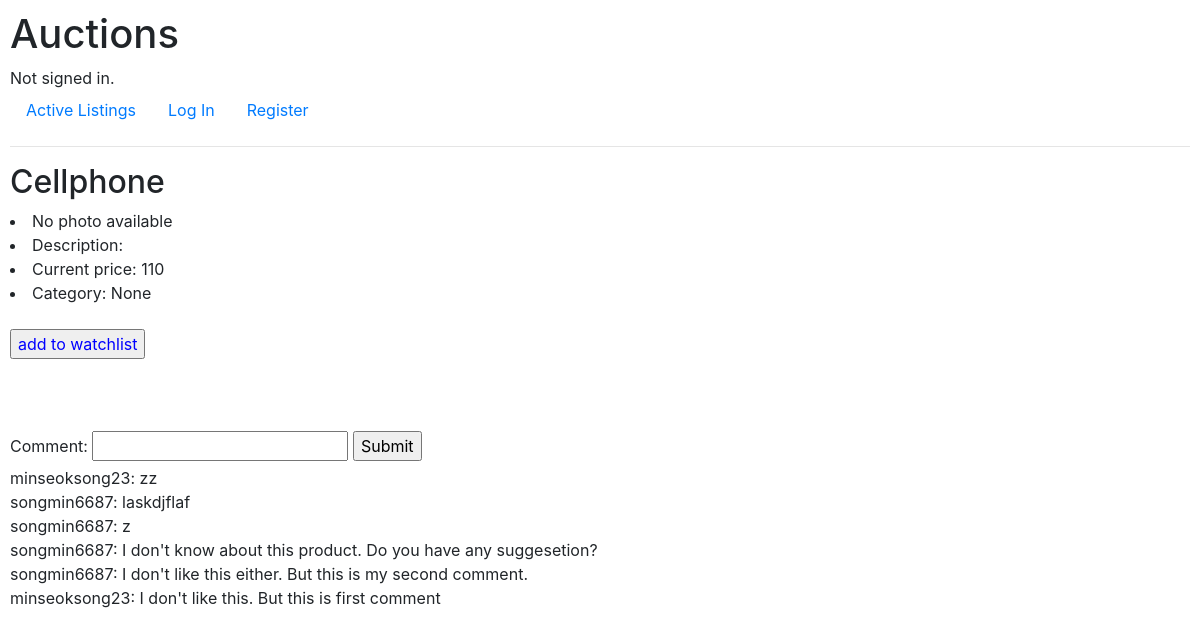
Before: /Cellphone with the older database file.
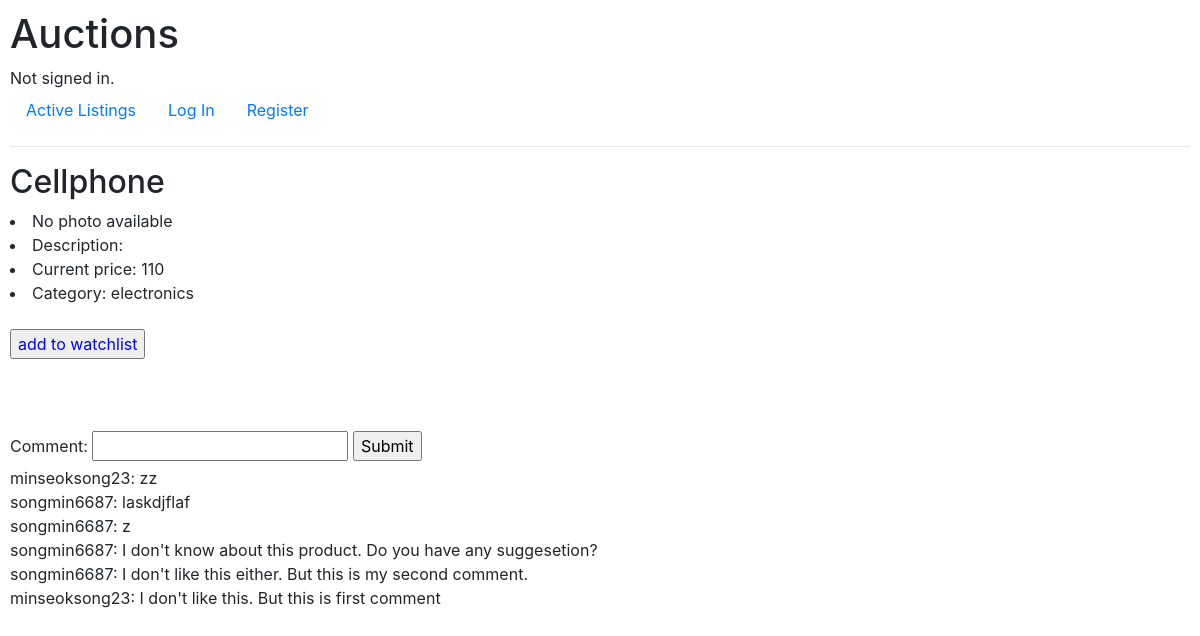
After: the same page with the newer database file.
### auctions/models.py (models this page shows)
class Listing(models.Model):
    title = models.CharField(max_length=150)
    description = models.TextField()
    starting_bid = models.IntegerField()
    url = models.URLField(blank=True) # optional
    category = models.CharField(max_length=20, null=True)
    watcher = models.ManyToManyField(
        settings.AUTH_USER_MODEL,
        related_name="watched_listings",
        blank=True
    )

### auctions/views.py (the view, shortened to what this page needs)
# urls.py: path("<str:item>", views.item, name="item"),
def item(request, item):
    return render(request, "auctions/item.html", {
        "item": Listing.objects.filter(title=item).first(),
        "comments": Comment.objects.all()
    })

### auctions/templates/auctions/item.html (shortened to what this page needs)
{% extends "auctions/layout.html" %}
{% block body %}
<h2>{{ item.title }}</h2>
{% if not item.url %}
<li>No photo available</li>
{% else %}
<img src="{{ item.url }}" width = "600">
{% endif %}
<li>Description: <{{ item.description }}/li>
<li>Current price: {{ item.starting_bid }}</li>
<li>Category: {{ item.category }}</li>
<form action="{% url 'watchlist' %} method="post">
<br>
    <input type="submit" value="add to watchlist" style="color:blue">
<br><br>
<br><br>
<form action="{% url 'item' item.title %}" method="post">
    <label for="comment">Comment:</label>
    <input id="comment" name="body" type="text">
    <input type="submit">
{% for comment in comments reversed %}
<div>
    {{ comment.commenter }}: {{ comment.body }}
</div>
{% endfor %}
{% endblock %}

Changed rows visible on the page:
changed Listing "Cellphone": category "None" → "electronics"
